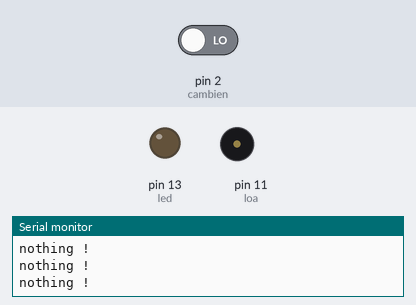
Simulated run of this sketch. Board: Arduino Uno, built with avr-gcc and run on an emulated ATmega328P. On the bench: output pins drawn as LEDs (lit = HIGH), buzzer (waves = sounding), the last lines printed to the serial monitor. The test bench sets the inputs (shaded band); at power-on: pin 2 (cambien) LOW.

Above: at 1.8 s.
1.9 s: pin 2 (cambien) driven HIGH
At 2.8 s:
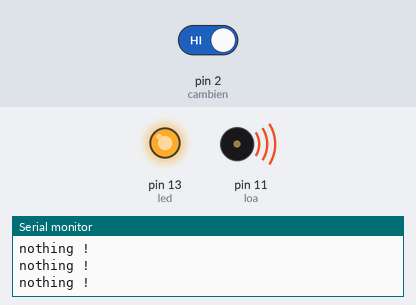
3.5 s: pin 2 (cambien) driven LOW
At 6.9 s:
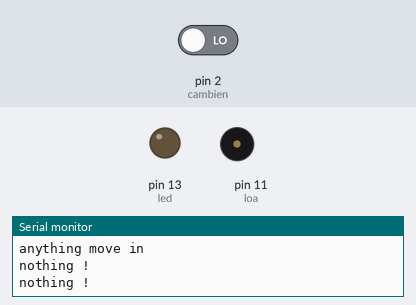
Timing chart, 0 to 8.4 s (numbered marks = the images above; inputs shaded):
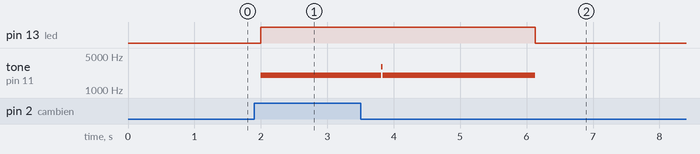

The sketch:

CamBienHongNgoai.ino
```cpp
//Cai thu vien DHT11 cua adafruit

int loa = 11;
const int cambien = 2;
const int led = 13;
int sinval;
int toneval;
void setup() {
  pinMode(led,OUTPUT);
  pinMode(cambien,INPUT);
  Serial.begin(9600);
 }

void loop() {
  if(digitalRead(cambien) == HIGH){
    digitalWrite(led,HIGH);
    stereo();
    Serial.println("anything move in ");

  }
  else{
    digitalWrite(led,LOW);
    noTone(loa);
    Serial.println("nothing !");
    } ;
    delay(500);
}
void stereo()
{
  for (int x=0;x<180;x++)
    {
      sinval =(sin(x*(3.1412/180)));
      toneval = 2000+(int(sinval*1000));
      tone(loa,toneval);
      delay(20);
    }
}
```

Measured:
- after the input at 1.9 s, pin 13 (led): LOW → HIGH after 0.10 s; tone on pin 11 (loa): silent → 2000 Hz after 0.10 s
- after the input at 3.5 s, pin 13 (led): HIGH → LOW after 2.6 s
